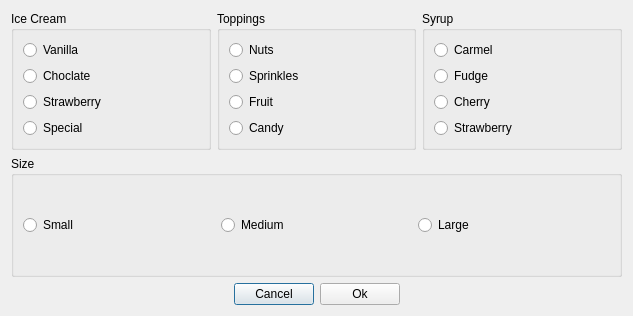
<?xml version="1.0" encoding="UTF-8"?>
<ui version="4.0">
 <class>Dialog</class>
 <widget class="QDialog" name="Dialog">
  <property name="geometry">
   <rect>
    <x>0</x>
    <y>0</y>
    <width>633</width>
    <height>316</height>
   </rect>
  </property>
  <property name="windowTitle">
   <string>Dialog</string>
  </property>
  <layout class="QVBoxLayout" name="verticalLayout_4">
   <item>
    <layout class="QHBoxLayout" name="horizontalLayout">
     <item>
      <widget class="QGroupBox" name="grpIceCream">
       <property name="title">
        <string>Ice Cream</string>
       </property>
       <layout class="QVBoxLayout" name="verticalLayout">
        <item>
         <widget class="QRadioButton" name="radioButton">
          <property name="text">
           <string>Vanilla</string>
          </property>
         </widget>
        </item>
        <item>
         <widget class="QRadioButton" name="radioButton_2">
          <property name="text">
           <string>Choclate</string>
          </property>
         </widget>
        </item>
        <item>
         <widget class="QRadioButton" name="radioButton_3">
          <property name="text">
           <string>Strawberry</string>
          </property>
         </widget>
        </item>
        <item>
         <widget class="QRadioButton" name="radioButton_4">
          <property name="text">
           <string>Special</string>
          </property>
         </widget>
        </item>
       </layout>
      </widget>
     </item>
     <item>
      <widget class="QGroupBox" name="grpToppings">
       <property name="title">
        <string>Toppings</string>
       </property>
       <layout class="QVBoxLayout" name="verticalLayout_2">
        <item>
         <widget class="QRadioButton" name="radioButton_5">
          <property name="text">
           <string>Nuts</string>
          </property>
         </widget>
        </item>
        <item>
         <widget class="QRadioButton" name="radioButton_6">
          <property name="text">
           <string>Sprinkles</string>
          </property>
         </widget>
        </item>
        <item>
         <widget class="QRadioButton" name="radioButton_7">
          <property name="text">
           <string>Fruit</string>
          </property>
         </widget>
        </item>
        <item>
         <widget class="QRadioButton" name="radioButton_8">
          <property name="text">
           <string>Candy</string>
          </property>
         </widget>
        </item>
       </layout>
      </widget>
     </item>
     <item>
      <widget class="QGroupBox" name="grpSyrup">
       <property name="title">
        <string>Syrup</string>
       </property>
       <layout class="QVBoxLayout" name="verticalLayout_3">
        <item>
         <widget class="QRadioButton" name="radioButton_9">
          <property name="text">
           <string>Carmel</string>
          </property>
         </widget>
        </item>
        <item>
         <widget class="QRadioButton" name="radioButton_10">
          <property name="text">
           <string>Fudge</string>
          </property>
         </widget>
        </item>
        <item>
         <widget class="QRadioButton" name="radioButton_11">
          <property name="text">
           <string>Cherry</string>
          </property>
         </widget>
        </item>
        <item>
         <widget class="QRadioButton" name="radioButton_12">
          <property name="text">
           <string>Strawberry</string>
          </property>
         </widget>
        </item>
       </layout>
      </widget>
     </item>
    </layout>
   </item>
   <item>
    <widget class="QGroupBox" name="grpSize">
     <property name="title">
      <string>Size</string>
     </property>
     <layout class="QHBoxLayout" name="horizontalLayout_3">
      <item>
       <widget class="QRadioButton" name="radioButton_13">
        <property name="text">
         <string>Small</string>
        </property>
       </widget>
      </item>
      <item>
       <widget class="QRadioButton" name="radioButton_15">
        <property name="text">
         <string>Medium</string>
        </property>
       </widget>
      </item>
      <item>
       <widget class="QRadioButton" name="radioButton_14">
        <property name="text">
         <string>Large</string>
        </property>
       </widget>
      </item>
     </layout>
    </widget>
   </item>
   <item>
    <layout class="QHBoxLayout" name="horizontalLayout_2">
     <item>
      <spacer name="horizontalSpacer">
       <property name="orientation">
        <enum>Qt::Horizontal</enum>
       </property>
       <property name="sizeHint" stdset="0">
        <size>
         <width>40</width>
         <height>20</height>
        </size>
       </property>
      </spacer>
     </item>
     <item>
      <widget class="QPushButton" name="btnCancel">
       <property name="text">
        <string>Cancel</string>
       </property>
      </widget>
     </item>
     <item>
      <widget class="QPushButton" name="btnOk">
       <property name="text">
        <string>Ok</string>
       </property>
      </widget>
     </item>
     <item>
      <spacer name="horizontalSpacer_2">
       <property name="orientation">
        <enum>Qt::Horizontal</enum>
       </property>
       <property name="sizeHint" stdset="0">
        <size>
         <width>40</width>
         <height>20</height>
        </size>
       </property>
      </spacer>
     </item>
    </layout>
   </item>
  </layout>
 </widget>
 <resources/>
 <connections/>
</ui>
